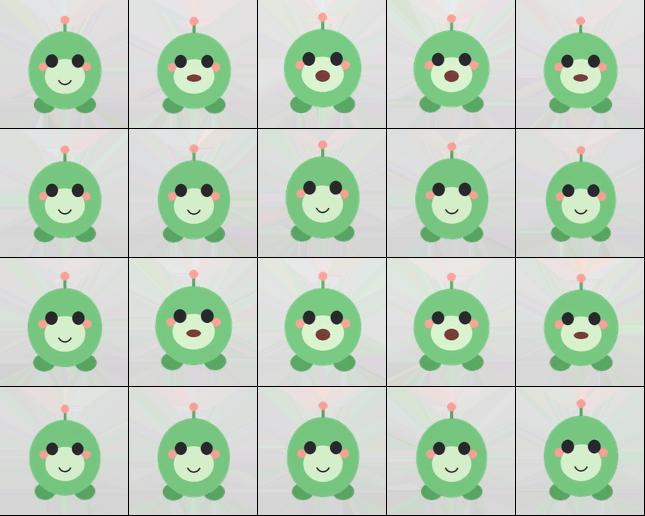
#> input picture examples/eat/sheet.png, 1290 x 1032 px (shown at 1/2 size)
$ python -i export.py   (imports and definitions only)
#> lines starting #> are read from the running program, lines starting #| are printed output that depends on the picture
"""Exportación de un FrameSet a formatos consumibles por motores de juego.

``export_animation`` carga el FrameSet de ``frameset_dir`` y escribe en
``out_dir`` los artefactos pedidos en ``formats``:

- ``sheet``: ``sheet.png`` (grilla RGBA) + ``sheet.json`` en dialecto
  TexturePacker "frames hash" (compatible Aseprite/Phaser/PixiJS).
- ``pngseq``: ``frames/frame_0000.png`` ... (renumerados según el manifiesto).
- ``gif``: ``preview.gif`` respetando ``duration_ms`` por cuadro, con
  transparencia sobre paleta (disposal=2). Los píxeles semitransparentes se
  componen sobre ``#2b2b2b`` para evitar halos; si la codificación con
  transparencia falla, el fallback documentado compone TODO el cuadro sobre
  ``#2b2b2b`` y emite un GIF opaco.
- ``godot``: ``spriteframes.tres`` (recurso SpriteFrames de Godot 4 con un
  AtlasTexture por región sobre ``sheet.png``). Pedir ``godot`` genera el
  sheet aunque ``sheet`` no esté en ``formats``.

``scale`` (entero 1..8) reescala los cuadros con ``PIL.Image.NEAREST`` para
mantener los sprites nítidos. Las celdas del sheet miden
``max(ancho), max(alto)`` de los cuadros (ya escalados) más ``padding``.

Los parámetros se validan al inicio y lanzan ``ValueError`` fuera de rango
(cotas anti-OOM): ``columns`` debe ser ``None`` o un entero en
``1..max(64, nº de cuadros)``, ``padding`` un entero en ``0..64`` y ``scale``
un entero en ``1..8``; los formatos fuera de ``KNOWN_FORMATS`` también lanzan
``ValueError``.

Devuelve ``{"files": [rutas relativas a out_dir],
"sheet": {"columns": ..., "cell": [w, h], "count": n}}`` (``sheet`` es
``None`` si ningún formato pedido necesitó el sheet).
"""

from __future__ import annotations

import json
import math
from pathlib import Path

import cv2
import numpy as np
from PIL import Image

from sprite_pipeline.models import FrameSet, frame_filename
from sprite_pipeline.stages.base import load_frame_rgba, save_frame_rgba

DEFAULT_FORMATS = ("sheet", "pngseq", "gif")
KNOWN_FORMATS = frozenset({"sheet", "pngseq", "gif", "godot"})

#: Cotas superiores de los parámetros de export (anti-OOM: la memoria del
#: sheet crece con columns*padding y la de cada cuadro con scale²).
MAX_SCALE = 8
MAX_PADDING = 64
#: ``columns`` admite como máximo ``max(MAX_COLUMNS_FLOOR, nº de cuadros)``.
MAX_COLUMNS_FLOOR = 64

#: Color de fondo del fallback del GIF (y base de composición de semialfas).
GIF_FALLBACK_BG = (0x2B, 0x2B, 0x2B)

#: Índice de paleta reservado para el color transparente del GIF.
_GIF_TRANSPARENT_INDEX = 255


# [161 lines left out: functions export_animation, _bleed_rgb, _scale_nearest, _build_sheet, not called in this run]


def _animation_name(fs: FrameSet) -> str:
    return str(fs.meta.get("action") or "animation")


# [29 lines left out: function _sheet_manifest, not called in this run]


# --------------------------------------------------------------------- GIF

def _gif_frame_transparent(arr: np.ndarray) -> Image.Image:
    """Cuadro paletizado con transparencia binaria en el índice reservado.

    Los píxeles con alfa parcial se componen sobre ``GIF_FALLBACK_BG`` (el GIF
    no soporta semitransparencia); los píxeles con alfa < 128 quedan en el
    índice transparente.
    """
    img = Image.fromarray(arr, mode="RGBA")
    alpha = img.getchannel("A")
    bg = Image.new("RGBA", img.size, (*GIF_FALLBACK_BG, 255))
    rgb = Image.alpha_composite(bg, img).convert("RGB")
    # colors=255 deja libre el índice 255 para la transparencia.
    pal = rgb.convert("P", palette=Image.ADAPTIVE, colors=_GIF_TRANSPARENT_INDEX)
    mask = alpha.point(lambda a: 255 if a < 128 else 0)
    pal.paste(_GIF_TRANSPARENT_INDEX, mask=mask)
    return pal


# [83 lines left out: functions _gif_frame_opaque, _write_gif, _godot_spriteframes, not called in this run]

>>> import cv2
>>> picture = cv2.imread('../examples/eat/sheet.png', cv2.IMREAD_GRAYSCALE)
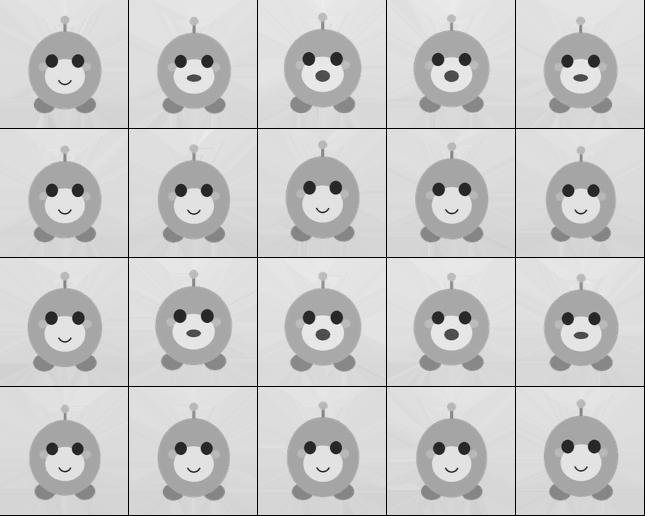
#> picture: shape (1032, 1290) (shown at 1/2 size); min 0, max 250, mean 201.5
#> (the run stopped early here; a loop or call above may not have finished)
